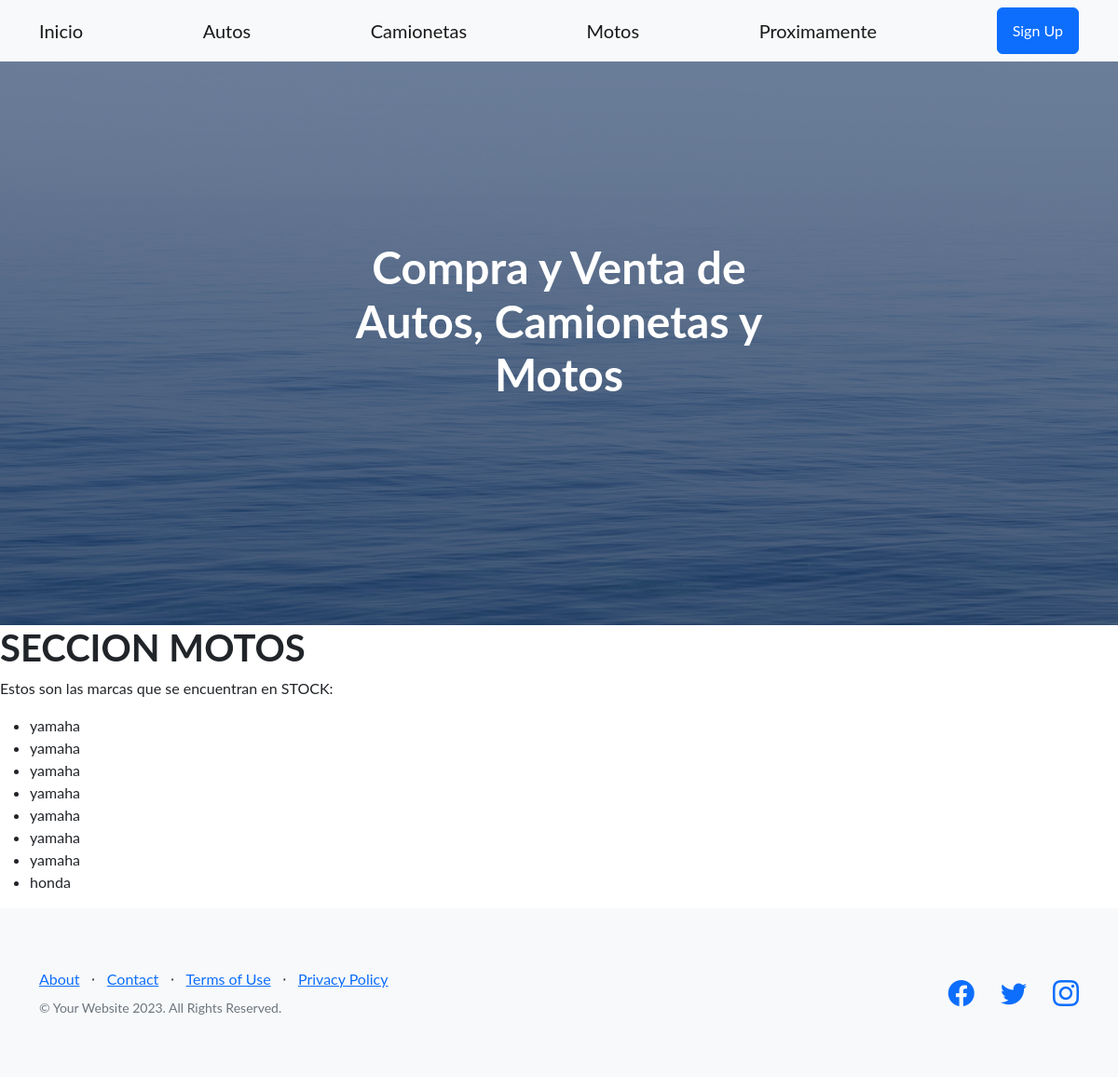
The app's page /CompraVenta/stock-motos/ with its own data.
### CompraVenta/models.py (models this page shows)
class Moto(models.Model):
    marca = models.CharField(max_length=50)
    modelo = models.CharField(max_length=50)
    anio = models.IntegerField(max_length=4)

### CompraVenta/views.py (the view)
# urls.py: path('stock-motos/', stock_motos, name="Stock_Motos"),
def stock_motos(req):
     stock = Moto.objects.all()
     return render(req, "stock_motos.html", {"stock_motos": stock})

### CompraVenta/templates/stock_motos.html
{% extends 'padre.html' %}
{% block ContenidoQueCambia %}
<h1>SECCION MOTOS</h1>
<p>Estos son las marcas que se encuentran en STOCK:</p>
    <ul>
        {% for moto in stock_motos  %}
            <li>{{moto.marca}}</li>
        {% endfor %}
    </ul>
{% endblock ContenidoQueCambia %}

### records on screen
Moto: marca "yamaha"
Moto: marca "yamaha"
Moto: marca "yamaha"
Moto: marca "yamaha"
Moto: marca "yamaha"
Moto: marca "yamaha"
Moto: marca "yamaha"
Moto: marca "honda"
